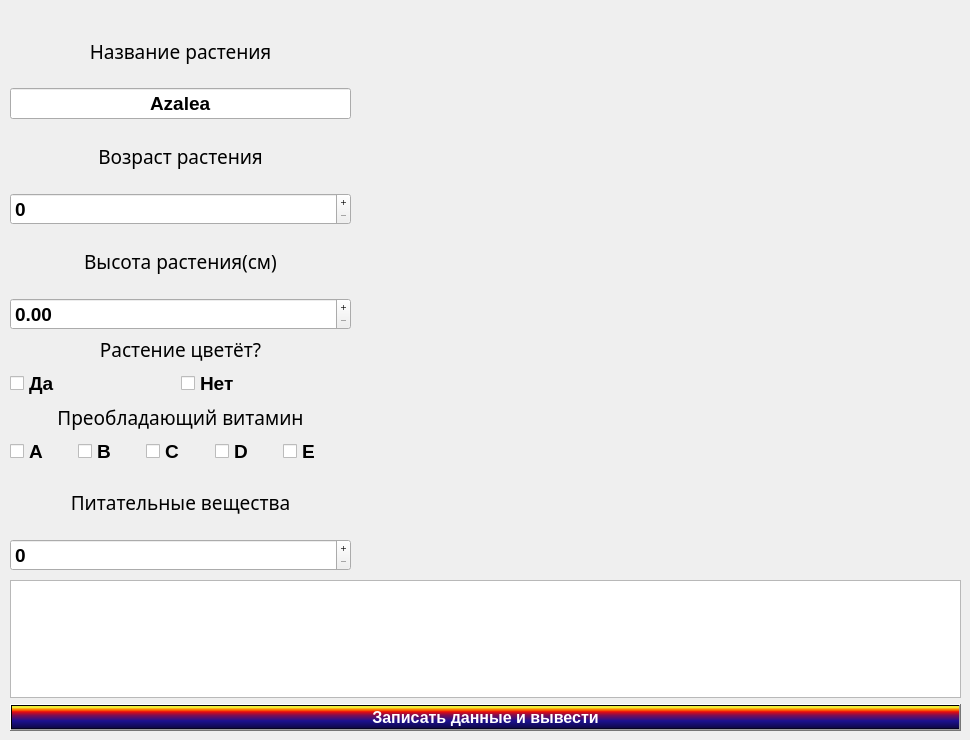
    <widget class="QWidget" name="page_2">
     <widget class="QWidget" name="verticalLayoutWidget_9">
      <property name="geometry">
       <rect>
        <x>10</x>
        <y>20</y>
        <width>341</width>
        <height>551</height>
       </rect>
      </property>
      <layout class="QVBoxLayout" name="verticalLayout_9" stretch="0,0,0,0,0,0">
       <property name="spacing">
        <number>6</number>
       </property>
       <property name="leftMargin">
        <number>0</number>
       </property>
       <item>
        <layout class="QVBoxLayout" name="verticalLayout_10">
         <item>
          <widget class="QLabel" name="label_8">
           <property name="font">
            <font>
             <family>Waree</family>
             <pointsize>14</pointsize>
             <bold>false</bold>
            </font>
           </property>
           <property name="text">
            <string>Название растения</string>
           </property>
           <property name="alignment">
            <set>Qt::AlignCenter</set>
           </property>
          </widget>
         </item>
         <item>
          <widget class="QLineEdit" name="nameEdit_2">
           <property name="font">
            <font>
             <pointsize>14</pointsize>
             <bold>true</bold>
            </font>
           </property>
           <property name="text">
            <string>Azalea</string>
           </property>
           <property name="alignment">
            <set>Qt::AlignCenter</set>
           </property>
           <property name="readOnly">
            <bool>true</bool>
           </property>
          </widget>
         </item>
        </layout>
       </item>
       <item>
        <layout class="QVBoxLayout" name="verticalLayout_11">
         <item>
          <widget class="QLabel" name="label_9">
           <property name="font">
            <font>
             <family>Waree</family>
             <pointsize>14</pointsize>
             <bold>false</bold>
            </font>
           </property>
           <property name="text">
            <string>Возраст растения</string>
           </property>
           <property name="alignment">
            <set>Qt::AlignCenter</set>
           </property>
          </widget>
         </item>
         <item>
          <widget class="QSpinBox" name="ageBox_2">
           <property name="font">
            <font>
             <pointsize>14</pointsize>
             <bold>true</bold>
            </font>
           </property>
           <property name="buttonSymbols">
            <enum>QAbstractSpinBox::PlusMinus</enum>
           </property>
           <property name="maximum">
            <number>9999</number>
           </property>
          </widget>
         </item>
        </layout>
       </item>
       <item>
        <layout class="QVBoxLayout" name="verticalLayout_12">
         <item>
          <widget class="QLabel" name="label_10">
           <property name="font">
            <font>
             <family>Waree</family>
             <pointsize>14</pointsize>
             <bold>false</bold>
            </font>
           </property>
           <property name="text">
            <string>Высота растения(см)</string>
           </property>
           <property name="alignment">
            <set>Qt::AlignCenter</set>
           </property>
          </widget>
         </item>
         <item>
          <widget class="QDoubleSpinBox" name="heightBox_2">
           <property name="font">
            <font>
             <pointsize>14</pointsize>
             <bold>true</bold>
            </font>
           </property>
           <property name="buttonSymbols">
            <enum>QAbstractSpinBox::PlusMinus</enum>
           </property>
           <property name="maximum">
            <double>99999.990000000005239</double>
           </property>
          </widget>
         </item>
        </layout>
       </item>
       <item>
        <layout class="QVBoxLayout" name="verticalLayout_13">
         <item>
          <widget class="QLabel" name="label_11">
           <property name="sizePolicy">
            <sizepolicy hsizetype="Preferred" vsizetype="Fixed">
             <horstretch>0</horstretch>
             <verstretch>0</verstretch>
            </sizepolicy>
           </property>
           <property name="font">
            <font>
             <family>Waree</family>
             <pointsize>14</pointsize>
             <bold>false</bold>
            </font>
           </property>
           <property name="text">
            <string>Растение цветёт?</string>
           </property>
           <property name="alignment">
            <set>Qt::AlignCenter</set>
           </property>
          </widget>
         </item>
         <item>
          <layout class="QHBoxLayout" name="horizontalLayout_3">
           <property name="spacing">
            <number>0</number>
           </property>
           <property name="sizeConstraint">
            <enum>QLayout::SetDefaultConstraint</enum>
           </property>
           <item>
            <widget class="QCheckBox" name="yesBox_2">
             <property name="sizePolicy">
              <sizepolicy hsizetype="Minimum" vsizetype="Fixed">
               <horstretch>0</horstretch>
               <verstretch>0</verstretch>
              </sizepolicy>
             </property>
             <property name="font">
              <font>
               <pointsize>14</pointsize>
               <bold>true</bold>
              </font>
             </property>
             <property name="text">
              <string>Да</string>
             </property>
             <attribute name="buttonGroup">
              <string notr="true">buttonGroup_4</string>
             </attribute>
            </widget>
           </item>
           <item>
            <widget class="QCheckBox" name="noBox_2">
             <property name="sizePolicy">
              <sizepolicy hsizetype="Preferred" vsizetype="Fixed">
               <horstretch>0</horstretch>
               <verstretch>0</verstretch>
              </sizepolicy>
             </property>
             <property name="font">
              <font>
               <pointsize>14</pointsize>
               <bold>true</bold>
              </font>
             </property>
             <property name="text">
              <string>Нет</string>
             </property>
             <attribute name="buttonGroup">
              <string notr="true">buttonGroup_4</string>
             </attribute>
            </widget>
           </item>
          </layout>
         </item>
        </layout>
       </item>
       <item>
        <layout class="QVBoxLayout" name="verticalLayout_14">
         <item>
          <widget class="QLabel" name="label_12">
           <property name="sizePolicy">
            <sizepolicy hsizetype="Preferred" vsizetype="Fixed">
             <horstretch>0</horstretch>
             <verstretch>0</verstretch>
            </sizepolicy>
           </property>
           <property name="font">
            <font>
             <family>Waree</family>
             <pointsize>14</pointsize>
             <bold>false</bold>
            </font>
           </property>
           <property name="text">
            <string>Преобладающий витамин</string>
           </property>
           <property name="alignment">
            <set>Qt::AlignCenter</set>
           </property>
          </widget>
         </item>
         <item>
          <layout class="QHBoxLayout" name="horizontalLayout_4">
           <property name="spacing">
            <number>0</number>
           </property>
           <property name="sizeConstraint">
            <enum>QLayout::SetDefaultConstraint</enum>
           </property>
           <item>
            <widget class="QCheckBox" name="aBox_2">
             <property name="sizePolicy">
              <sizepolicy hsizetype="Minimum" vsizetype="Fixed">
               <horstretch>0</horstretch>
               <verstretch>0</verstretch>
              </sizepolicy>
             </property>
             <property name="font">
              <font>
               <pointsize>14</pointsize>
               <bold>true</bold>
              </font>
             </property>
             <property name="text">
              <string>A</string>
             </property>
             <attribute name="buttonGroup">
              <string notr="true">buttonGroup_3</string>
             </attribute>
            </widget>
           </item>
           <item>
            <widget class="QCheckBox" name="bBox_2">
             <property name="sizePolicy">
              <sizepolicy hsizetype="Minimum" vsizetype="Fixed">
               <horstretch>0</horstretch>
               <verstretch>0</verstretch>
              </sizepolicy>
             </property>
             <property name="font">
              <font>
               <pointsize>14</pointsize>
               <bold>true</bold>
              </font>
             </property>
             <property name="text">
              <string>B</string>
             </property>
             <attribute name="buttonGroup">
              <string notr="true">buttonGroup_3</string>
             </attribute>
            </widget>
           </item>
           <item>
            <widget class="QCheckBox" name="cBox_2">
             <property name="sizePolicy">
              <sizepolicy hsizetype="Minimum" vsizetype="Fixed">
               <horstretch>0</horstretch>
               <verstretch>0</verstretch>
              </sizepolicy>
             </property>
             <property name="font">
              <font>
               <pointsize>14</pointsize>
               <bold>true</bold>
              </font>
             </property>
             <property name="text">
              <string>C</string>
             </property>
             <attribute name="buttonGroup">
              <string notr="true">buttonGroup_3</string>
             </attribute>
            </widget>
           </item>
           <item>
            <widget class="QCheckBox" name="dBox_2">
             <property name="sizePolicy">
              <sizepolicy hsizetype="Preferred" vsizetype="Fixed">
               <horstretch>0</horstretch>
               <verstretch>0</verstretch>
              </sizepolicy>
             </property>
             <property name="font">
              <font>
               <pointsize>14</pointsize>
               <bold>true</bold>
              </font>
             </property>
             <property name="text">
              <string>D</string>
             </property>
             <attribute name="buttonGroup">
              <string notr="true">buttonGroup_3</string>
             </attribute>
            </widget>
           </item>
           <item>
            <widget class="QCheckBox" name="eBox_2">
             <property name="sizePolicy">
              <sizepolicy hsizetype="Preferred" vsizetype="Fixed">
               <horstretch>0</horstretch>
               <verstretch>0</verstretch>
              </sizepolicy>
             </property>
             <property name="font">
              <font>
               <pointsize>14</pointsize>
               <bold>true</bold>
              </font>
             </property>
             <property name="text">
              <string>E</string>
             </property>
             <attribute name="buttonGroup">
              <string notr="true">buttonGroup_3</string>
             </attribute>
            </widget>
           </item>
          </layout>
         </item>
        </layout>
       </item>
       <item>
        <layout class="QVBoxLayout" name="verticalLayout_15">
         <item>
          <widget class="QLabel" name="label_13">
           <property name="font">
            <font>
             <family>Waree</family>
             <pointsize>14</pointsize>
             <bold>false</bold>
            </font>
           </property>
           <property name="text">
            <string>Питательные вещества</string>
           </property>
           <property name="alignment">
            <set>Qt::AlignCenter</set>
           </property>
          </widget>
         </item>
         <item>
          <widget class="QSpinBox" name="nutrientsBox_2">
           <property name="font">
            <font>
             <pointsize>14</pointsize>
             <bold>true</bold>
            </font>
           </property>
           <property name="buttonSymbols">
            <enum>QAbstractSpinBox::PlusMinus</enum>
           </property>
           <property name="maximum">
            <number>9999</number>
           </property>
          </widget>
         </item>
        </layout>
       </item>
      </layout>
     </widget>
     <widget class="QPushButton" name="nextButton_2">
      <property name="geometry">
       <rect>
        <x>860</x>
        <y>520</y>
        <width>101</width>
        <height>41</height>
       </rect>
      </property>
      <property name="text">
       <string/>
      </property>
      <property name="icon">
       <iconset>
        <normaloff>:/new/image/plant/next.png</normaloff>:/new/image/plant/next.png</iconset>
      </property>
      <property name="iconSize">
       <size>
        <width>100</width>
        <height>80</height>
       </size>
      </property>
      <property name="flat">
       <bool>true</bool>
      </property>
     </widget>
     <widget class="QWidget" name="verticalLayoutWidget_10">
      <property name="geometry">
       <rect>
        <x>10</x>
        <y>580</y>
        <width>951</width>
        <height>151</height>
       </rect>
      </property>
      <layout class="QVBoxLayout" name="verticalLayout_16">
       <item>
        <widget class="QTextEdit" name="textEdit_2"/>
       </item>
       <item>
        <widget class="QPushButton" name="pushInputButton_2">
         <property name="font">
          <font>
           <pointsize>12</pointsize>
           <bold>true</bold>
          </font>
         </property>
         <property name="styleSheet">
          <string notr="true">background-color: qlineargradient(spread:pad, x1:0, y1:1, x2:0, y2:0, stop:0 rgba(0, 0, 0, 255), stop:0.05 rgba(14, 8, 73, 255), stop:0.36 rgba(28, 17, 145, 255), stop:0.6 rgba(126, 14, 81, 255), stop:0.75 rgba(234, 11, 11, 255), stop:0.79 rgba(244, 70, 5, 255), stop:0.86 rgba(255, 136, 0, 255), stop:0.935 rgba(239, 236, 55, 255));
color: rgb(255, 255, 255);</string>
         </property>
         <property name="text">
          <string>Записать данные и вывести</string>
         </property>
        </widget>
       </item>
      </layout>
     </widget>
     <widget class="QLabel" name="label_14">
      <property name="geometry">
       <rect>
        <x>550</x>
        <y>20</y>
        <width>411</width>
        <height>481</height>
       </rect>
      </property>
      <property name="autoFillBackground">
       <bool>false</bool>
      </property>
      <property name="styleSheet">
       <string notr="true">border-image: url(:/new/image/plant/azalea.jpg);</string>
      </property>
      <property name="frameShape">
       <enum>QFrame::NoFrame</enum>
      </property>
      <property name="frameShadow">
       <enum>QFrame::Sunken</enum>
      </property>
      <property name="lineWidth">
       <number>0</number>
      </property>
      <property name="midLineWidth">
       <number>0</number>
      </property>
      <property name="text">
       <string/>
      </property>
      <property name="scaledContents">
       <bool>false</bool>
      </property>
     </widget>
    </widget>
